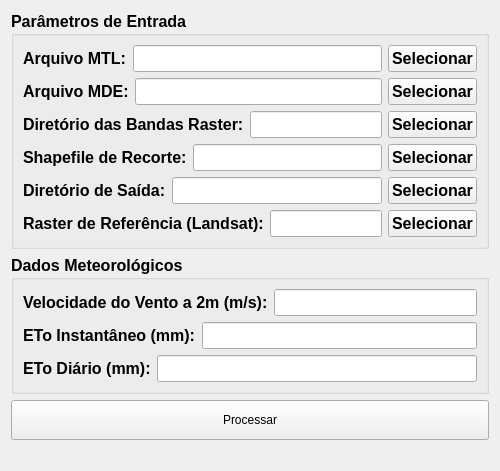
<?xml version="1.0" encoding="UTF-8"?>
<ui version="4.0">
 <class>EvapoGISDialog</class>
 <widget class="QWidget" name="EvapoGISDialog">
  <property name="geometry">
   <rect>
    <x>0</x>
    <y>0</y>
    <width>500</width>
    <height>400</height>
   </rect>
  </property>
  <property name="windowTitle">
   <string>EvapoGIS</string>
  </property>
  <layout class="QVBoxLayout" name="verticalLayout">
   
   <!-- Grupo de Parâmetros de Entrada -->
   <item>
    <widget class="QGroupBox" name="groupBoxInputs">
     <property name="title">
      <string>Parâmetros de Entrada</string>
     </property>
     <!-- Aumento da fonte do título -->
     <property name="font">
      <font>
       <pointsize>12</pointsize>
       <bold>true</bold>
      </font>
     </property>
     <layout class="QVBoxLayout" name="verticalLayoutInputs">
      
      <!-- Campo para inserir o caminho do arquivo MTL -->
      <item>
       <layout class="QHBoxLayout" name="horizontalLayoutMTL">
        <item>
         <widget class="QLabel" name="labelMTL">
          <property name="text">
           <string>Arquivo MTL:</string>
          </property>
         </widget>
        </item>
        <item>
         <widget class="QLineEdit" name="caminhoMTL"/>
        </item>
        <item>
         <widget class="QPushButton" name="selectMTLButton">
          <property name="text">
           <string>Selecionar</string>
          </property>
         </widget>
        </item>
       </layout>
      </item>
      
      <!-- Campo para inserir o caminho do MDE -->
      <item>
       <layout class="QHBoxLayout" name="horizontalLayoutMDE">
        <item>
         <widget class="QLabel" name="labelMDE">
          <property name="text">
           <string>Arquivo MDE:</string>
          </property>
         </widget>
        </item>
        <item>
         <widget class="QLineEdit" name="caminhoMDE"/>
        </item>
        <item>
         <widget class="QPushButton" name="selectMDEButton">
          <property name="text">
           <string>Selecionar</string>
          </property>
         </widget>
        </item>
       </layout>
      </item>
      
      <!-- Campo para inserir o diretório contendo as bandas raster (imagens TIF) -->
      <item>
       <layout class="QHBoxLayout" name="horizontalLayoutBandas">
        <item>
         <widget class="QLabel" name="labelBandas">
          <property name="text">
           <string>Diretório das Bandas Raster:</string>
          </property>
         </widget>
        </item>
        <item>
         <widget class="QLineEdit" name="caminhoBandas"/>
        </item>
        <item>
         <widget class="QPushButton" name="selectBandasButton">
          <property name="text">
           <string>Selecionar</string>
          </property>
         </widget>
        </item>
       </layout>
      </item>
      
      <!-- Campo para inserir o caminho do shapefile para o recorte -->
      <item>
       <layout class="QHBoxLayout" name="horizontalLayoutShapefile">
        <item>
         <widget class="QLabel" name="labelShapefile">
          <property name="text">
           <string>Shapefile de Recorte:</string>
          </property>
         </widget>
        </item>
        <item>
         <widget class="QLineEdit" name="shapefilePath"/>
        </item>
        <item>
         <widget class="QPushButton" name="selectShapefileButton">
          <property name="text">
           <string>Selecionar</string>
          </property>
         </widget>
        </item>
       </layout>
      </item>
      
      <!-- Campo para inserir o diretório onde os arquivos processados serão salvos -->
      <item>
       <layout class="QHBoxLayout" name="horizontalLayoutOutputDir">
        <item>
         <widget class="QLabel" name="labelOutputDir">
          <property name="text">
           <string>Diretório de Saída:</string>
          </property>
         </widget>
        </item>
        <item>
         <widget class="QLineEdit" name="outputDir"/>
        </item>
        <item>
         <widget class="QPushButton" name="selectOutputDirButton">
          <property name="text">
           <string>Selecionar</string>
          </property>
         </widget>
        </item>
       </layout>
      </item>
      
      <!-- Campo para inserir o caminho completo para o raster de referência (imagem do Landsat) -->
      <item>
       <layout class="QHBoxLayout" name="horizontalLayoutRasterReferencia">
        <item>
         <widget class="QLabel" name="labelRasterReferencia">
          <property name="text">
           <string>Raster de Referência (Landsat):</string>
          </property>
         </widget>
        </item>
        <item>
         <widget class="QLineEdit" name="rasterReferencia"/>
        </item>
        <item>
         <widget class="QPushButton" name="selectRasterReferenciaButton">
          <property name="text">
           <string>Selecionar</string>
          </property>
         </widget>
        </item>
       </layout>
      </item>
      
     </layout>
    </widget>
   </item>
   
   <!-- Grupo de Dados Meteorológicos -->
   <item>
    <widget class="QGroupBox" name="groupBoxMeteo">
     <property name="title">
      <string>Dados Meteorológicos</string>
     </property>
     <!-- Aumento da fonte do título -->
     <property name="font">
      <font>
       <pointsize>12</pointsize>
       <bold>true</bold>
      </font>
     </property>
     <layout class="QVBoxLayout" name="verticalLayoutMeteo">
      
      <!-- Campo para inserir a velocidade do vento a 2m (m/s) -->
      <item>
       <layout class="QHBoxLayout" name="horizontalLayoutU2m">
        <item>
         <widget class="QLabel" name="labelU2m">
          <property name="text">
           <string>Velocidade do Vento a 2m (m/s):</string>
          </property>
         </widget>
        </item>
        <item>
         <widget class="QLineEdit" name="u2m"/>
        </item>
       </layout>
      </item>
      
      <!-- Campo para inserir o ETo instantâneo (mm) -->
      <item>
       <layout class="QHBoxLayout" name="horizontalLayoutEToi">
        <item>
         <widget class="QLabel" name="labelEToi">
          <property name="text">
           <string>ETo Instantâneo (mm):</string>
          </property>
         </widget>
        </item>
        <item>
         <widget class="QLineEdit" name="EToi"/>
        </item>
       </layout>
      </item>
      
      <!-- Campo para inserir o ETo diário (mm) -->
      <item>
       <layout class="QHBoxLayout" name="horizontalLayoutETo">
        <item>
         <widget class="QLabel" name="labelETo">
          <property name="text">
           <string>ETo Diário (mm):</string>
          </property>
         </widget>
        </item>
        <item>
         <widget class="QLineEdit" name="ETo"/>
        </item>
       </layout>
      </item>
      
     </layout>
    </widget>
   </item>
   
   <!-- Botão 'Processar' -->
   <item>
    <widget class="QPushButton" name="runButton">
     <property name="text">
      <string>Processar</string>
     </property>
     <property name="minimumSize">
      <size>
       <width>100</width>
       <height>40</height>
      </size>
     </property>
    </widget>
   </item>
   
   <!-- Área para Mensagens -->
   <item>
    <widget class="QLabel" name="messageLabel">
     <property name="text">
      <string></string>
     </property>
     <property name="alignment">
      <set>Qt::AlignCenter</set>
     </property>
     <property name="styleSheet">
      <string notr="true">color: green; font-weight: bold;</string>
     </property>
    </widget>
   </item>
   
  </layout>
 </widget>
 <resources/>
 <connections/>
</ui>
